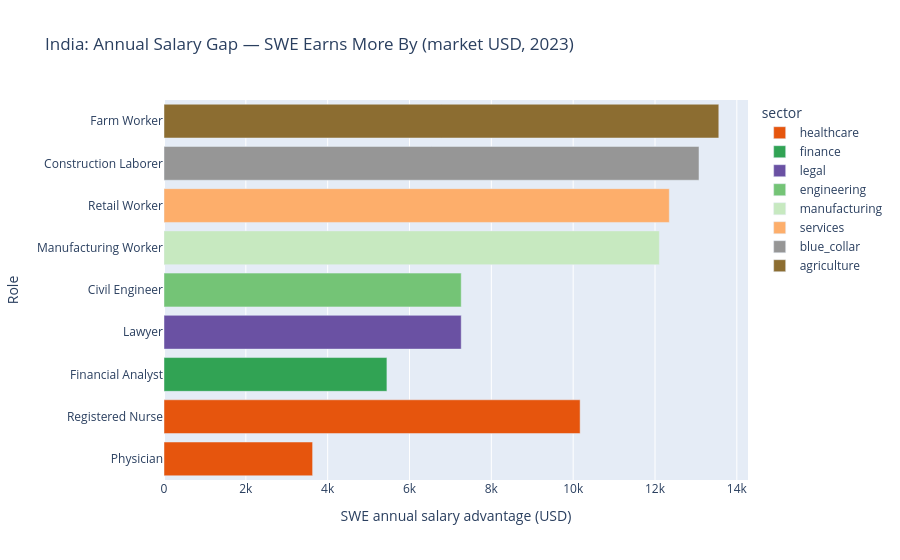

Notebook code cell kept with this figure:
### Code cell
peers['salary_gap_usd'] = swe_mid - peers['median_salary_usd']
fig2 = px.bar(
    peers.sort_values('salary_gap_usd', ascending=True),
    x='salary_gap_usd', y='role_label', orientation='h',
    color='sector', color_discrete_map=SECTOR_COLORS,
    title='India: Annual Salary Gap — SWE Earns More By (market USD, 2023)',
    labels={'salary_gap_usd': 'SWE annual salary advantage (USD)', 'role_label': 'Role'},
)
fig2.show()

### Figure 1 — Plotly figure (JSON) as saved in the notebook; plotly's stock layout.template omitted (floating-point values rounded to 4 significant figures)
{"data": [{"hovertemplate": "sector=healthcare<br>SWE annual salary advantage (USD)=%{x}<br>Role=%{y}<extra></extra>", "legendgroup": "healthcare", "marker": {"color": "#e6550d", "pattern": {"shape": ""}}, "name": "healthcare", "orientation": "h", "showlegend": true, "textposition": "auto", "type": "bar", "x": [3632.0, 10170.0], "xaxis": "x", "y": ["Physician", "Registered Nurse"], "yaxis": "y"}, {"hovertemplate": "sector=finance<br>SWE annual salary advantage (USD)=%{x}<br>Role=%{y}<extra></extra>", "legendgroup": "finance", "marker": {"color": "#31a354", "pattern": {"shape": ""}}, "name": "finance", "orientation": "h", "showlegend": true, "textposition": "auto", "type": "bar", "x": [5448.0], "xaxis": "x", "y": ["Financial Analyst"], "yaxis": "y"}, {"hovertemplate": "sector=legal<br>SWE annual salary advantage (USD)=%{x}<br>Role=%{y}<extra></extra>", "legendgroup": "legal", "marker": {"color": "#6a51a3", "pattern": {"shape": ""}}, "name": "legal", "orientation": "h", "showlegend": true, "textposition": "auto", "type": "bar", "x": [7264.0], "xaxis": "x", "y": ["Lawyer"], "yaxis": "y"}, {"hovertemplate": "sector=engineering<br>SWE annual salary advantage (USD)=%{x}<br>Role=%{y}<extra></extra>", "legendgroup": "engineering", "marker": {"color": "#74c476", "pattern": {"shape": ""}}, "name": "engineering", "orientation": "h", "showlegend": true, "textposition": "auto", "type": "bar", "x": [7264.0], "xaxis": "x", "y": ["Civil Engineer"], "yaxis": "y"}, {"hovertemplate": "sector=manufacturing<br>SWE annual salary advantage (USD)=%{x}<br>Role=%{y}<extra></extra>", "legendgroup": "manufacturing", "marker": {"color": "#c7e9c0", "pattern": {"shape": ""}}, "name": "manufacturing", "orientation": "h", "showlegend": true, "textposition": "auto", "type": "bar", "x": [12110.0], "xaxis": "x", "y": ["Manufacturing Worker"], "yaxis": "y"}, {"hovertemplate": "sector=services<br>SWE annual salary advantage (USD)=%{x}<br>Role=%{y}<extra></extra>", "legendgroup": "services", "marker": {"color": "#fdae6b", "pattern": {"shape": ""}}, "name": "services", "orientation": "h", "showlegend": true, "textposition": "auto", "type": "bar", "x": [12350.0], "xaxis": "x", "y": ["Retail Worker"], "yaxis": "y"}, {"hovertemplate": "sector=blue_collar<br>SWE annual salary advantage (USD)=%{x}<br>Role=%{y}<extra></extra>", "legendgroup": "blue_collar", "marker": {"color": "#969696", "pattern": {"shape": ""}}, "name": "blue_collar", "orientation": "h", "showlegend": true, "textposition": "auto", "type": "bar", "x": [13080.0], "xaxis": "x", "y": ["Construction Laborer"], "yaxis": "y"}, {"hovertemplate": "sector=agriculture<br>SWE annual salary advantage (USD)=%{x}<br>Role=%{y}<extra></extra>", "legendgroup": "agriculture", "marker": {"color": "#8c6d31", "pattern": {"shape": ""}}, "name": "agriculture", "orientation": "h", "showlegend": true, "textposition": "auto", "type": "bar", "x": [13560.0], "xaxis": "x", "y": ["Farm Worker"], "yaxis": "y"}], "layout": {"barmode": "relative", "legend": {"title": {"text": "sector"}, "tracegroupgap": 0}, "title": {"text": "India: Annual Salary Gap — SWE Earns More By (market USD, 2023)"}, "xaxis": {"anchor": "y", "domain": [0.0, 1.0], "title": {"text": "SWE annual salary advantage (USD)"}}, "yaxis": {"anchor": "x", "domain": [0.0, 1.0], "title": {"text": "Role"}}}}
